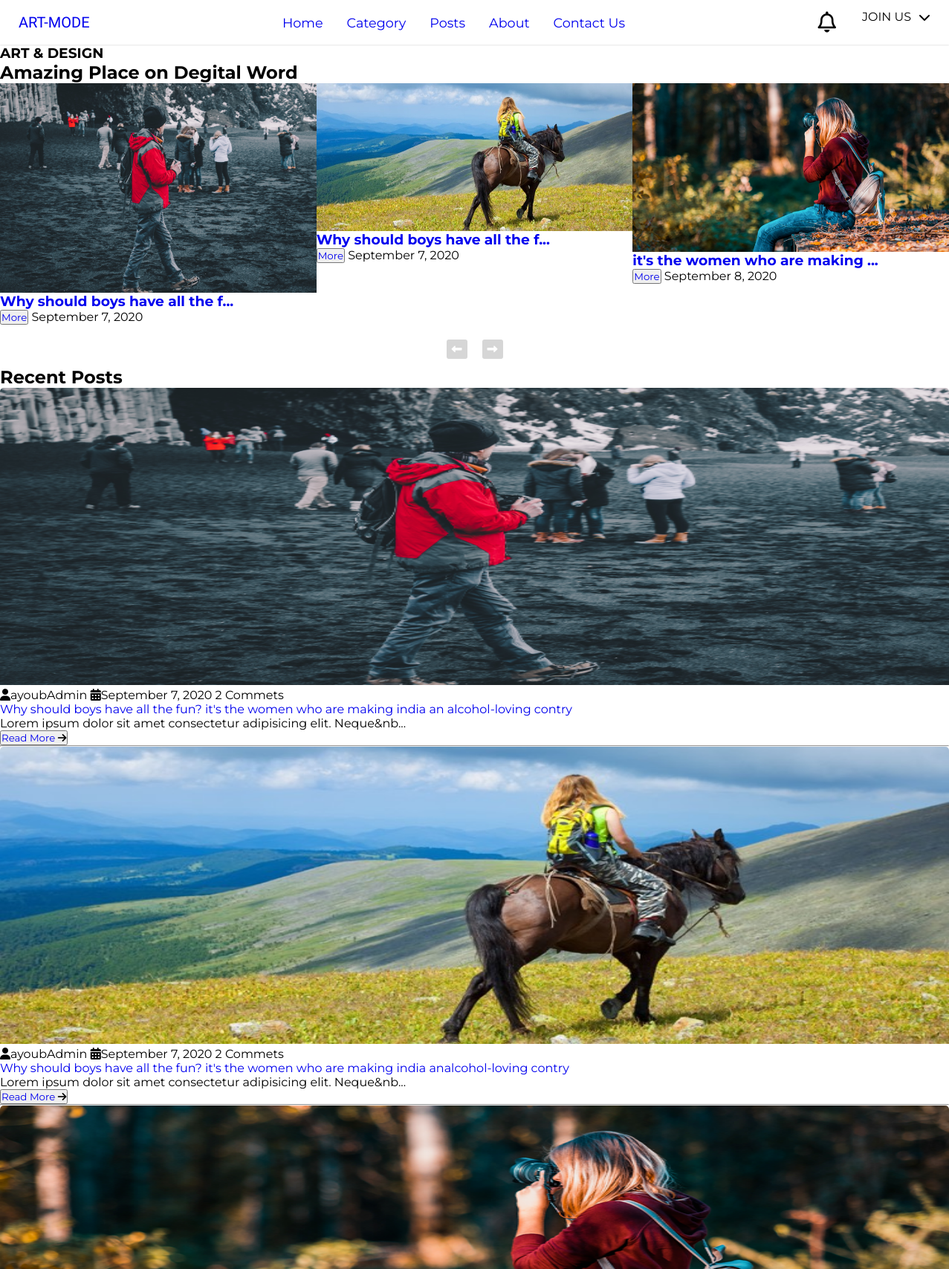
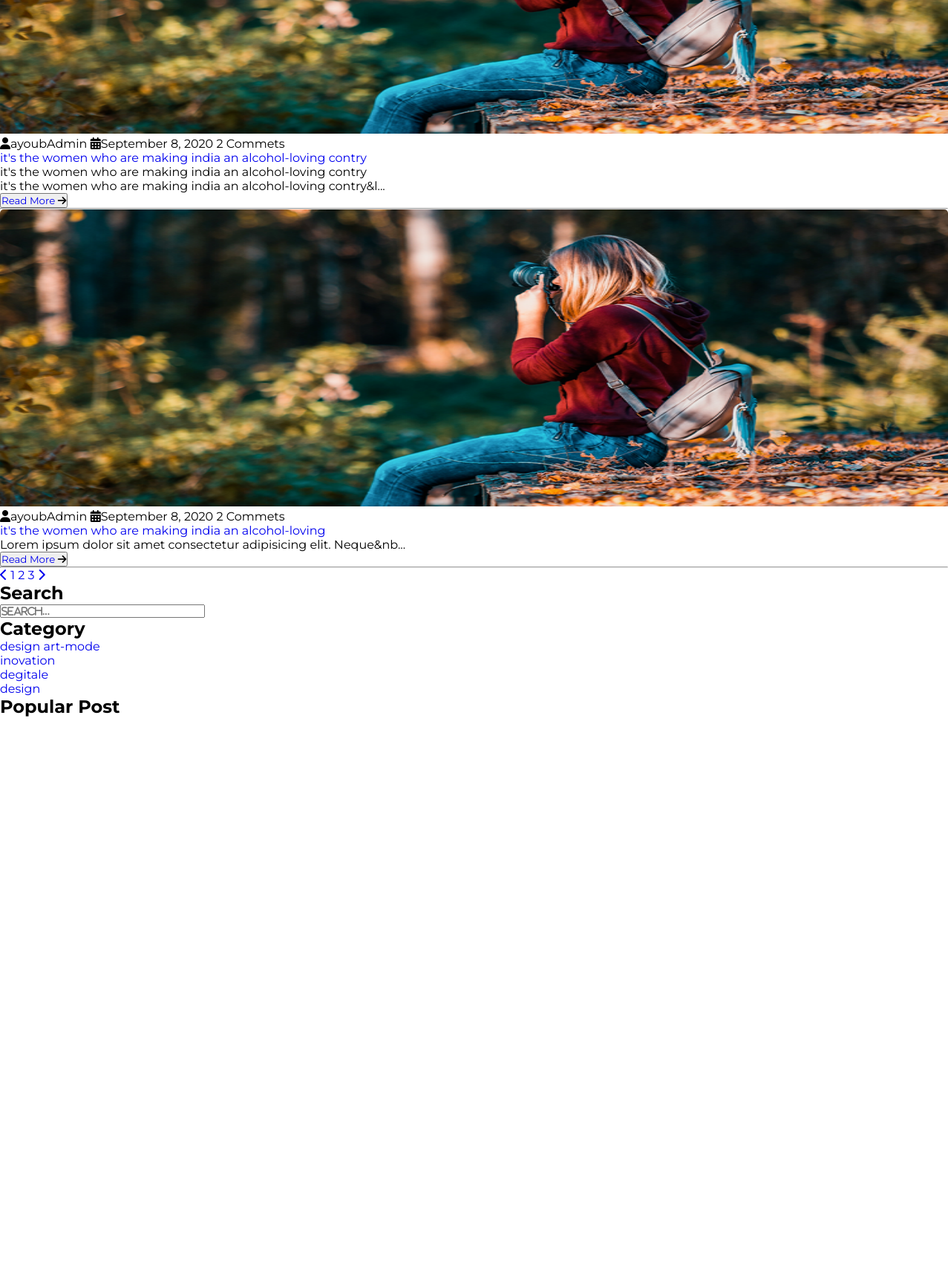
The page / (upper part) on the database its author committed (2 pictures, top to bottom).
### tables this page shows
CREATE TABLE `posts` (
  `id` int(11) NOT NULL,
  `user_id` int(11) NOT NULL,
  `topic_id` int(11) DEFAULT NULL,
  `title` varchar(255) NOT NULL,
  `image` varchar(255) NOT NULL,
  `body` text NOT NULL,
  `published` tinyint(4) NOT NULL,
  `created_at` datetime NOT NULL DEFAULT current_timestamp()
);

CREATE TABLE `users` (
  `id` int(11) NOT NULL,
  `admin` tinyint(4) NOT NULL,
  `username` varchar(255) NOT NULL,
  `email` varchar(255) NOT NULL,
  `password` varchar(255) NOT NULL,
  `created_at` timestamp NOT NULL DEFAULT current_timestamp()
);

CREATE TABLE `topics` (
  `id` int(11) NOT NULL,
  `name` varchar(255) NOT NULL,
  `description` text NOT NULL
);

### app/database/db.php (called while the page is built, shortened)
<?php
require('connect.php');
function executeQuery($sql, $data)
{
    global $conn;
    $stmt = $conn->prepare($sql);
    $values = array_values($data);
    $types = str_repeat('s', count($values));
    $stmt->bind_param($types, ...$values);
    $stmt->execute();
    return $stmt;
}
function selectAll($table, $conditions = [])
{
    global $conn;
    $sql = "SELECT * FROM $table";
    if (empty($conditions)) {
        $stmt = $conn->prepare($sql);
        $stmt->execute();
        $records = $stmt->get_result()->fetch_all(MYSQLI_ASSOC);
        return $records;
    }
}
function getPublishedPost()
{
    $sql = "SELECT p.*, u.username FROM posts AS p JOIN users AS u ON p.user_id = u.id WHERE published = ?";
    $stmt = executeQuery($sql, ['published' => 1]);
    $records = $stmt->get_result()->fetch_all(MYSQLI_ASSOC);
    return $records;
}

### app/controllers/topics.php (called while the page is built, shortened)
<?php
include(ROOT_PATH . "/app/database/db.php");
$table = 'topics';
$topics = selectAll($table);

### index.php (the view, shortened to what this page needs)
<?php
include(ROOT_PATH . "/app/controllers/topics.php");
$posts = array();
$postTitle = 'Recent Posts';
if (isset($_GET['t_id'])) {
    $posts = getPostByTopicId($_GET['t_id']);
    $postTitle = "You Searched For Posts under '" . $_GET['name'] . "' :";
}
else if (isset($_POST['search-term'])) {
    $postTitle = "You Searched For '" . $_POST['search-term'] . "' :";
    $posts = searchPosts($_POST['search-term']);
}
else {
    $posts = getPublishedPost();
}
?>
<!DOCTYPE html>
<html lang="en">
<head>
    <link rel="stylesheet" href="assets/css/all.css">
    <link rel="stylesheet" href="assets/css/owl.carousel.min.css">
    <link rel="stylesheet" href="assets/css/owl.theme.default.min.css">
    <link rel="stylesheet" href="assets/css/aos.css">
    <link rel="stylesheet" href="assets/css/Style1.scss">
    <link rel="stylesheet" href="assets/css/headerStyle.css">
</head>
<body>
    <nav>
        <?php include(ROOT_PATH . "/app/includes/homeHeader.php"); ?>
    </nav>
    <main>
        <section class="site-title" style="background-image: url('assets/images/back2.jpg');">
            <div class="site-background" data-aos="fade-up" data-aos-delay="100">
                <h3>ART & DESIGN</h3>
                <h1>Amazing Place on Degital Word</h1>
            </div>
        </section>
        <section>
            <div class="blog">
                <div class="container">
                    <div class="owl-carousel owl-theme blog-post">
                        <?php foreach ($posts as $post) : ?>
                            <div class="blog-content" data-aos="fade-right" data-aos-delay="200">
                                <img src="<?php echo BASE_URL . '/assets/images/' . $post['image']; ?>" alt="post-1">
                                <div class="blog-title">
                                    <h3><a href="single.php?id=<?php echo $post['id']; ?>"><?php echo html_entity_decode(substr($post['title'], 0, 30) . '...'); ?></a></h3>
                                    <button class="btn btn-blog"><a href="single.php?id=<?php echo $post['id']; ?>&username=<?php echo $post['username']; ?>">More</a></button>
                                    <span><?php echo date('F j, Y', strtotime($post['created_at'])); ?></span>
                                </div>
                            </div>
                        <?php endforeach; ?>
                    </div>
                    <div class="owl-navigation">
                        <span class="owl-nav-prev"><i class="fas fa-long-arrow-alt-left"></i></span>
                        <span class="owl-nav-next"><i class="fas fa-long-arrow-alt-right"></i></span>
                    </div>
                </div>
            </div>
        </section>
        <section class="container">
            <h2><?php echo $postTitle; ?></h2>
            <div class="site-content">
                <div class="posts">
                    <?php foreach ($posts as $post) : ?>
                        <div class="post-content" data-aos="zoom-in" data-aos-delay="200">
                            <div class="post-image">
                                <div>
                                    <img src="<?php echo BASE_URL . '/assets/images/' . $post['image']; ?>" class="img" style="height: 400px; width: 100%; border-top-left-radius: 5px; border-top-right-radius: 5px;" alt="">
                                </div>
                                <div class="post-info flex-row">
                                    <span><i class="fas fa-user text-gray"></i><?php echo $post['username']; ?></span>
                                    <span><i class="fas fa-calendar-alt text-gray"></i><?php echo date('F j, Y', strtotime($post['created_at'])); ?></span>
                                    <span>2 Commets</span>
                                </div>
                            </div>
                            <div class="post-title">
                                <a href="single.php?id=<?php echo $post['id']; ?>&username=<?php echo $post['username']; ?>"><?php echo $post['title']; ?></a>
                                <p><?php echo  html_entity_decode(substr($post['body'], 0, 150) . '...'); ?>
                                </p>
                                <button class="btn post-btn"><a href="single.php?id=<?php echo $post['id']; ?>&username=<?php echo $post['username']; ?>">Read More </a> <i class="fas fa-arrow-right"></i></button>
                            </div>
                        </div>
                        <hr>
                    <?php endforeach; ?>
                    <div class="pagination flex-row">
                        <a href="#"><i class="fas fa-chevron-left"></i></a>
                        <a href="#" class="pages">1</a>
                        <a href="#" class="pages">2</a>
                        <a href="#" class="pages">3</a>
                        <a href="#"><i class="fas fa-chevron-right"></i></a>
                    </div>
                </div>
                <aside class="sidebar">
                    <div class="category">
                        <ul class="search-div">
                            <h2>Search</h2>
                            <form action="index.php" method="post">
                                <input type="text" name="search-term" class="fas fa-chevron-right" class="text-input" placeholder="Search...">
                            </form>
                        </ul>
                    </div>
                    <div class="category">
                        <h2>Category</h2>
                        <ul class="category-list">
                            <?php foreach ($topics as $key => $topic) : ?>
                                <li class="list-items" data-aos="fade-left" data-aos-delay="100">
                                    <a href="<?php echo BASE_URL . '/index.php?t_id=' . $topic['id'] . '&name=' . $topic['name'] ?>"><?php echo $topic['name']; ?></a>
                                </li>
                            <?php endforeach; ?>
                        </ul>
                    </div>
                    <div class="popular-post">
                        <h2>Popular Post</h2>
                        <?php foreach ($posts as $post) : ?>
                            <div class="post-content" data-aos="flip-up" data-aos-delay="200">
                                <div class="post-image">
                                    <div>
                                        <img src="<?php echo BASE_URL . '/assets/images/' . $post['image']; ?>" class="img" alt="blog1">
                                    </div>
                                    <div class="post-info flex-row">
                                        <span><i class="fas fa-calendar-alt text-gray"></i><?php echo date('F j, Y', strtotime($post['created_at'])); ?></span>
                                        <span>2 Commets</span>
                                    </div>
                                </div>
                                <div class="post-title">
                                    <a href="single.php?id=<?php echo $post['id']; ?>&username=<?php echo $post['username']; ?>"><?php echo html_entity_decode(substr($post['title'], 0, 50) . '...'); ?></a>
                                </div>
                            </div>
                        <?php endforeach; ?>
                    </div>
                </aside>
            </div>
        </section>
    </main>
</body>
</html>

### app/includes/homeHeader.php (shortened to what this page needs)
<div class="navbar" id="navbar">
    <div class="navbar_left">
        <div class="logo">
            <a href="<?php echo BASE_URL . '/index.php' ?>">ART-MODE</a>
        </div>
    </div>
    <div>
        <ul class="nav-items">
            <li class="nav-link">
                <a href="<?php echo BASE_URL . '/index.php' ?>">Home</a>
            </li>
            <li class="nav-link">
                <a href="#home">Category</a>
            </li>
            <li class="nav-link">
                <a href="<?php echo BASE_URL . '/Posts.php' ?>">Posts</a>
            </li>
            <li class="nav-link">
                <a href="<?php echo BASE_URL . '/about.php' ?>">About</a>
            </li>
            <li class="nav-link">
                <a href="#">Contact Us</a>
            </li>
        </ul>
    </div>
    <div class="navbar_right">
        <div class="notifications">
            <div class="icon_wrap"><i class="far fa-bell"></i></div>
        </div>
        <?php if (isset($_SESSION['id'])) : ?>
            <div class="profile">
                <div class="icon_wrap">
                    <img src="<?php echo BASE_URL . '/assets/images/profile_pic.png' ?>" alt="profile_pic">
                    <span class="name"><?php echo $_SESSION['username']; ?></span>
                    <i class="fas fa-chevron-down"></i>
                </div>
                <div class="profile_dd">
                    <ul class="profile_ul">
                        <?php if ($_SESSION['admin']) : ?>
                            <li><a class="settings" href="<?php echo BASE_URL . '/admin/dashboard.php' ?>"><span class="picon"><i class="fas fa-cog"></i></span>Dashboard</a></li>
                        <?php endif; ?>
                        <li class="profile_li"><a class="profile" href="<?php echo BASE_URL . '/about.php' ?>"><span class="picon"><i class="fas fa-user-alt"></i>
                                </span>Profile</a>
                            <div class="btn">My Account</div>
                        </li>
                        <li><a class="logout" href="<?php echo BASE_URL . '/logout.php' ?>"><span class="picon"><i class="fas fa-sign-out-alt"></i></span>Logout</a></li>
                    </ul>
                </div>
            </div>
        <?php else : ?>
            <div class="profile">
                <div class="icon_wrap">
                    <span class="name">JOIN US</span>
                    <i class="fas fa-chevron-down"></i>
                </div>
            </div>
        <?php endif ?>
    </div>
</div>

### assets/css/all.css (style rules this page uses)
.fa, .fas, .far, .fal, .fad, .fab { -moz-osx-font-smoothing: grayscale; -webkit-font-smoothing: antialiased; display: inline-block; font-style: normal; font-variant: normal; text-rendering: auto; line-height: 1; }
.fa-arrow-right:before { content: "\f061"; }
.fa-bell:before { content: "\f0f3"; }
.fa-calendar-alt:before { content: "\f073"; }
.fa-chevron-down:before { content: "\f078"; }
.fa-chevron-left:before { content: "\f053"; }
.fa-chevron-right:before { content: "\f054"; }
.fa-long-arrow-alt-left:before { content: "\f30a"; }
.fa-long-arrow-alt-right:before { content: "\f30b"; }
.fa-user:before { content: "\f007"; }
.far { font-family: 'Font Awesome 5 Free'; font-weight: 400; }
.fa, .fas { font-family: 'Font Awesome 5 Free'; font-weight: 900; }

### assets/css/headerStyle.css (style rules this page uses)
* { margin: 0; padding: 0; text-decoration: none; list-style: none; box-sizing: border-box; font-family: 'Montserrat'; }
.navbar { background: #fff; width: 100%; height: 60px; padding: 0 25px; display: flex; justify-content: space-between; align-items: center; box-shadow: 0 1px 2px rgba(0,0,0,0.1); }
.navbar .navbar_left .logo a { font-family: 'Trade Winds'; font-size: 20px; }
.navbar .navbar_right { display: flex; }
.navbar .nav-items { display: flex; margin: 0; }
.navbar .nav-items .nav-link { padding: 1.6rem 1rem; font-size: 1.1rem; position: relative; font-family: var(--Abel); font-size: 1.1rem; }
.navbar .navbar_right .icon_wrap { cursor: pointer; }
.navbar .navbar_right .notifications { margin-right: 25px; }
.navbar .navbar_right .notifications .icon_wrap { font-size: 28px; }
.navbar .navbar_right .profile, .navbar .navbar_right .notifications { position: relative; }
.navbar .navbar_right .profile .icon_wrap { display: flex; align-items: center; }
.navbar .navbar_right .profile .name { display: inline-block; margin: 0 10px; }

### rows shown on the page
posts: image (picture), title "Why should boys have all the f...", created_at "September 7, 2020", user.username "ayoubAdmin", title "Why should boys have all the fun? it's the women who are making india an alcohol-loving contry", body "Lorem ipsum dolor sit amet consectetur adipisicing elit. Neque&nb..."
posts: image (picture), title "Why should boys have all the f...", created_at "September 7, 2020", user.username "ayoubAdmin", title "Why should boys have all the fun? it's the women who are making india analcohol-loving contry", body "Lorem ipsum dolor sit amet consectetur adipisicing elit. Neque&nb..."
posts: image (picture), title "it's the women who are making ...", created_at "September 8, 2020", user.username "ayoubAdmin", title "it's the women who are making india an alcohol-loving contry", body "it's the women who are making india an alcohol-loving contry it's the women who are making india an alcohol-loving contry&l..."
posts: image (picture), user.username "ayoubAdmin", created_at "September 8, 2020", title "it's the women who are making india an alcohol-loving", body "Lorem ipsum dolor sit amet consectetur adipisicing elit. Neque&nb..."
topics: name "design art-mode"
topics: name "inovation"
topics: name "degitale"
topics: name "design"

### other values the page prints
$postTitle "Recent Posts"
